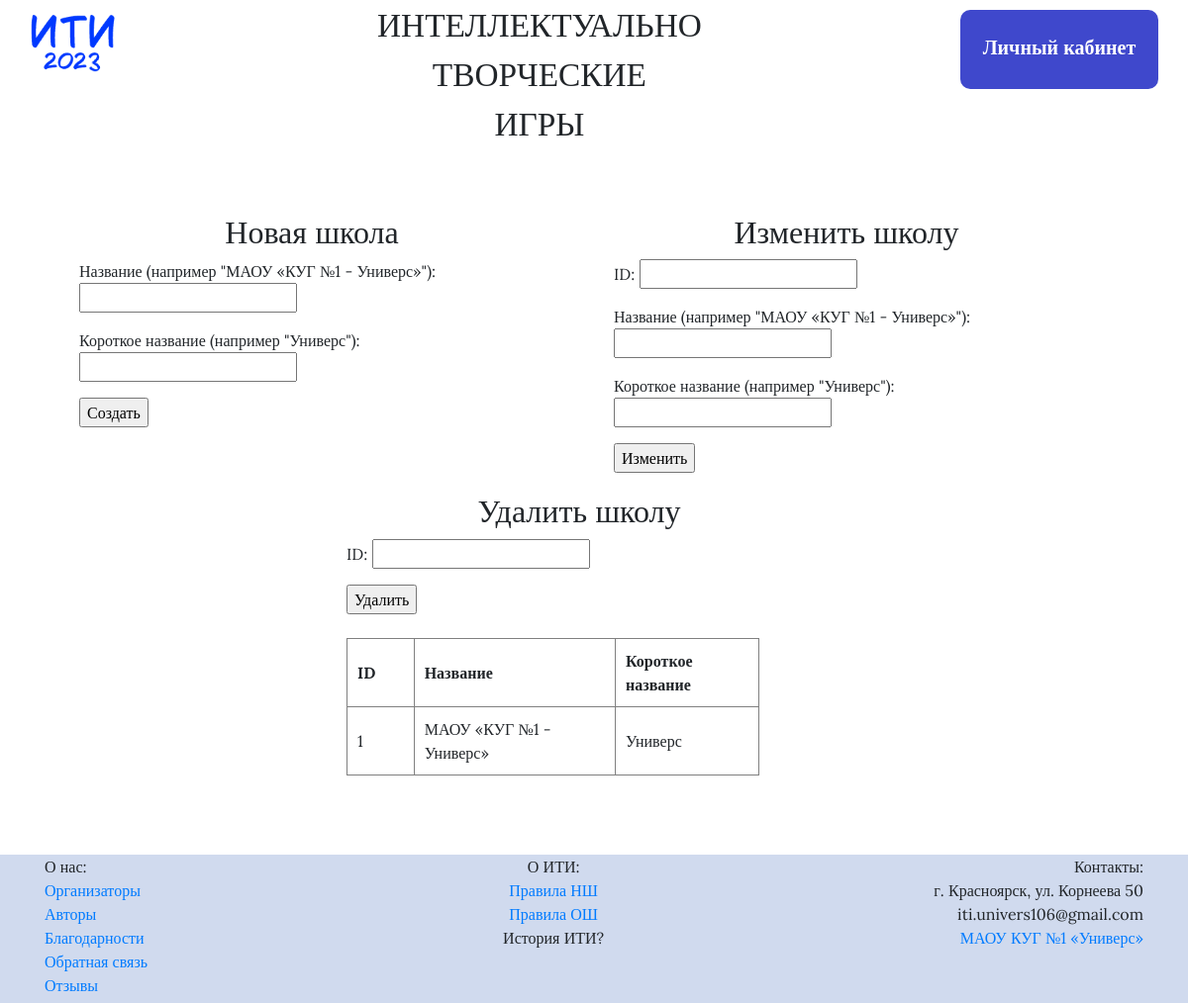
Screenshot of /school_edit.html (signed in) with the database file from the repository.
### backend/database/school.py (models this page shows, shortened)
class School(SqlAlchemyBase, Table):
    __tablename__ = 'school'
    fields = ['id', 'name', 'short_name']
    id = sa.Column(sa.Integer, nullable=False, unique=True, primary_key=True, autoincrement=True)
    name = sa.Column(sa.String, nullable=False)
    short_name = sa.Column(sa.String, nullable=False)

### backend/queries/pages.py (the view)
@app.route("/school_edit.html")
@cross_origin()
@login_required
@check_status('admin')
def school_edit():
    return render_template('school_edit.html', schools=School.select_all())

### backend/database/__db_session.py (called while the page is built)
def create_session() -> Session:
    global __factory
    return __factory()

    @classmethod
    def select_all(cls):
        return cls.__select_by_expr__()

    @classmethod
    def one_or_many(cls, data, one=False):
        return data.one_or_none() if one else data.all()

    @classmethod
    def __select_by_expr__(cls, *exprs, one=False):
        session = create_session()
        values = session.query(cls).filter(sa.and_(*exprs))
        values = cls.one_or_many(values, one)
        session.expunge_all()
        session.commit()
        return values

    @classmethod
    def select(cls, _id):
        return cls.__select_by_expr__(getattr(cls, cls.id_field) == _id, one=True)

### backend/database/user.py (called while the page is built)
    def can_do(self, status: int):
        return self.status == -2 or \
               self.status == -1 and status != -2 or \
               status > 0 and (self.status >> status) % 2

### backend/help/login.py (called while the page is built)
@login.user_loader
def load_user(id):
    return User.select(int(id))

### backend/queries/help.py (called while the page is built)
def check_status(status: str):
    def my_decorator(function_to_decorate):
        @wraps(function_to_decorate)
        def wrapped(*args, **kwargs):
            if status == 'admin':
                value = -1
            elif status == 'full':
                value = -2
            else:
                value = int(status)
            if not current_user.can_do(value):
                return forbidden_error()
            return function_to_decorate(*args, **kwargs)
        return wrapped
    return my_decorator

### backend/templates/school_edit.html
{% extends "base.html" %}{% block content %}
<div class="row col-12 justify-content-center">
	<div class="col t-3">
		<h1>Новая школа</h1>
		<form onsubmit="school_add(this); return false;">
			<p>Название (например "МАОУ «КУГ №1 - Универс»"): <input type="text" name="name"></p>
			<p>Короткое название (например "Универс"): <input type="text" name="short_name"></p>
			<input type="submit" value="Создать">
		</form>
	</div>
	<div class="col t-3">
		<h1>Изменить школу</h1>
		<form onsubmit="school_edit(this); return false;">
			<p>ID: <input type="text" name="id"></p>
			<p>Название (например "МАОУ «КУГ №1 - Универс»"): <input type="text" name="name"></p>
			<p>Короткое название (например "Универс"): <input type="text" name="short_name"></p>
			<input type="submit" value="Изменить">
		</form>
	</div>
	<div class="col t-3">
		<h1>Удалить школу</h1>
		<form onsubmit="school_delete(this); return false;">
			<p>ID: <input type="text" name="id"></p>
			<input type="submit" value="Удалить">
		</form>
		<br>
		<table border="1">
			<thead><tr>
				<th width="5%">ID</th>
				<th width="20%">Название</th>
				<th width="10%">Короткое название</th>
			</tr></thead>
			{% for school in schools %}
			<tr>
				<td>{{ school.id }}</td>
				<td>{{ school.name }}</td>
				<td>{{ school.short_name }}</td>
			</tr>
			{% endfor %}
		</table>
	</div>
</div>
{% endblock %}

### backend/static/CSS/menu.css (style rules this page uses)
html, body { height: 100%; margin: 0; padding: 0; font-family: 'Lora'; }

### backend/static/CSS/style.css (style rules this page uses)
:root { --dark-grey-color: #d3d3d3; --dark2-grey-color: #dddddd; --light-grey-color: #f1f1f1; --light-blue-color: #5b64e1; --dark-blue-color: #3f48cc; --footer-color: #d0daee; --footer-height: 150px; --footer-height-p10: 160px; --box-shadow: 0 8px 16px 0 rgba(0,0,0,0.2); }
h1 { font-size: 24pt; text-align: center; }

### backend/static/CSS/style_old.css (style rules this page uses)
.t-3 { min-width: 450px; width: 450px; max-width: 500px; margin-left: 20px; margin-right: 20px; margin-bottom: 20px; }
table { width: max-content; max-width: 100%; }

### rows the page displays
School: id "1", name "МАОУ «КУГ №1 - Универс»", short_name "Универс"
